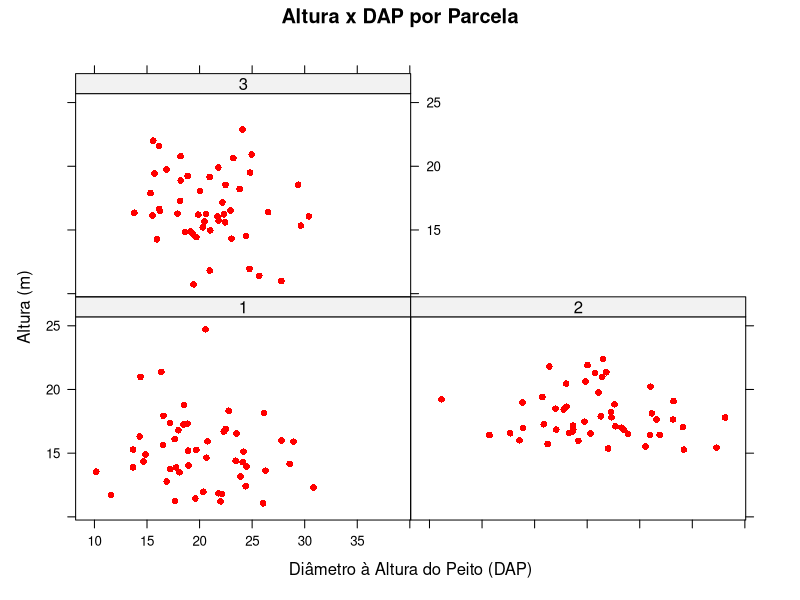
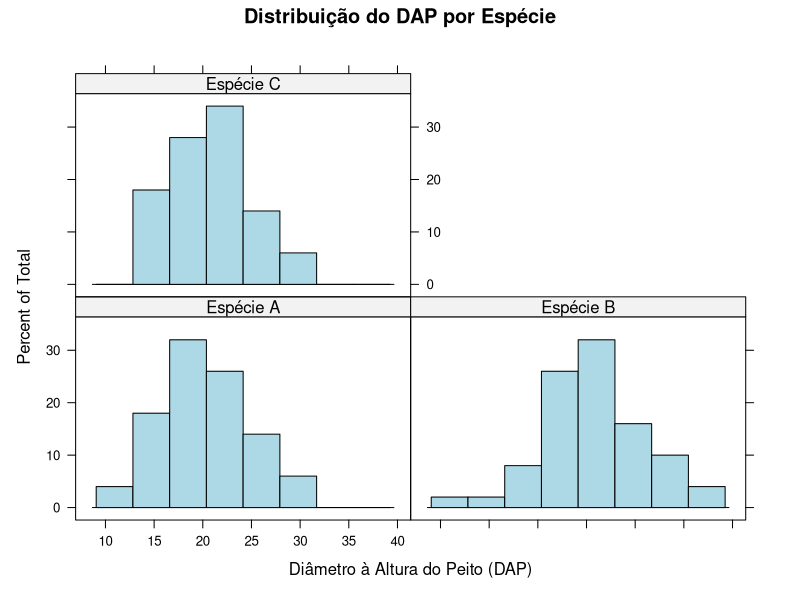
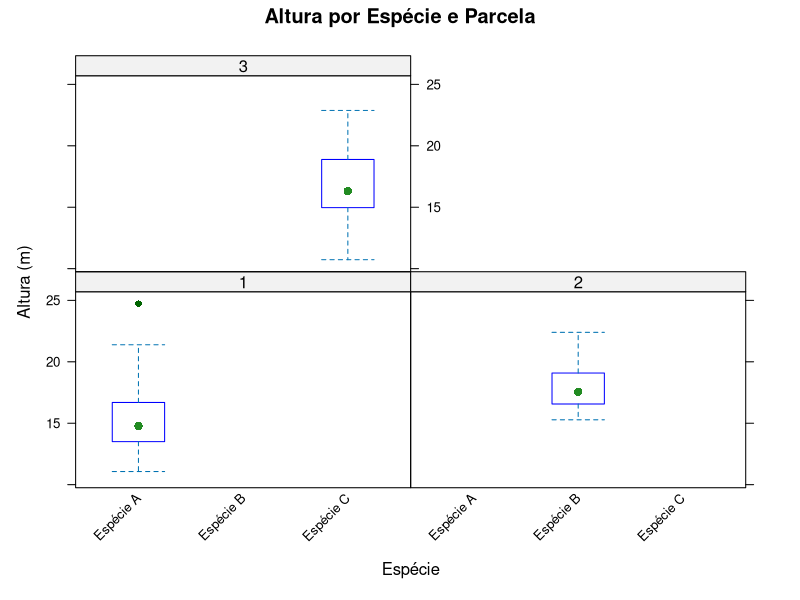

The R script that drew these images, in order: (Note: this script raises an error after producing the figures.)
## ---- chunk 1
library(dplyr)

# Sem pipe
filtered_data <- filter(mtcars, mpg > 20)
selected_data <- select(filtered_data, mpg, cyl, hp)
## ---- chunk 2
library(dplyr)

# Usando pipe
selected_data <- mtcars %>%
  filter(mpg > 20) %>%
  select(mpg, cyl, hp)
## ---- chunk 3
library(kableExtra)

head(selected_data) %>%
  knitr::kable() %>%
  kableExtra::kable_styling(full_width = FALSE, bootstrap_options = c("striped", "hover"))
## ---- chunk 4
# Criando um exemplo de dados florestais
library(dplyr)

dados_florestais <- tibble::tibble(
  parcela = rep(1:5, each = 10),
  especie = sample(c("Cedro", "Ipê", "Jatobá", "Angelim", "Castanheira"), 50, replace = TRUE),
  dap_cm = round(runif(50, 10, 80), 1),  # Diâmetro em cm
  altura_m = round(runif(50, 5, 30), 1),  # Altura em metros
  volume_m3 = dap_cm * altura_m * 0.00007854 # Fórmula fictícia para volume
)

dados_florestais

## ---- chunk 5
# Filtrando árvores com DAP > 50 cm
arvores_grandes <- dados_florestais %>%
  filter(dap_cm > 50)

head(arvores_grandes)

## ---- chunk 6
# Selecionando colunas específicas
dados_selecionados <- dados_florestais %>%
  select(especie, dap_cm, altura_m)

head(dados_selecionados)
## ---- chunk 7
# Adicionando o índice de esbeltez
dados_florestais <- dados_florestais %>%
  mutate(indice_esbeltez = altura_m / dap_cm)

head(dados_florestais)
## ---- chunk 8
# Ordenando por DAP
dados_ordenados <- dados_florestais %>%
  arrange(desc(dap_cm))

head(dados_ordenados)
## ---- chunk 9
# Resumo por espécie
resumo_especies <- dados_florestais %>%
  group_by(especie) %>%
  summarise(
    dap_medio = mean(dap_cm),
    volume_total = sum(volume_m3)
  )

resumo_especies
## ---- chunk 10
# Resumo por espécie com agrupamento
resumo_especies <- dados_florestais %>%
  group_by(especie) %>%
  summarise(dap_medio = mean(dap_cm))

# Adicionando o DAP médio geral
dap_geral <- resumo_especies %>%
  ungroup() %>%
  summarise(dap_medio_geral = mean(dap_medio))

dap_geral

## ---- chunk 11
library(data.table)

# Criação de um data.table
DT <- data.table(
  id = 1:5,
  valor = c(10, 15, 20, 25, 30)
)

## ---- chunk 12
DT[, valor_2 := valor * 2]

print(DT)

## ---- chunk 13
DT[, valor_2 := valor * 3]

print(DT)
## ---- chunk 14
library(lattice)

# Dados simulados
set.seed(123)
dados <- data.frame(
  Parcela = factor(rep(1:3, each = 50)),
  DAP = c(rnorm(50, mean = 20, sd = 5), 
          rnorm(50, mean = 25, sd = 6), 
          rnorm(50, mean = 22, sd = 4)),
  Altura = c(rnorm(50, mean = 15, sd = 3), 
             rnorm(50, mean = 18, sd = 2), 
             rnorm(50, mean = 16, sd = 3))
)

# Gráfico de dispersão por parcela
xyplot(Altura ~ DAP | Parcela, data = dados,
       main = "Altura x DAP por Parcela",
       xlab = "Diâmetro à Altura do Peito (DAP)",
       ylab = "Altura (m)",
       col = "red", pch = 16)

## ---- chunk 15
# Dados simulados
dados$Especie <- factor(rep(c("Espécie A", "Espécie B", "Espécie C"), each = 50))

# Histograma por espécie
histogram(~ DAP | Especie, data = dados,
          main = "Distribuição do DAP por Espécie",
          xlab = "Diâmetro à Altura do Peito (DAP)",
          col = "lightblue", border = "black")

## ---- chunk 16
# Ajustando o boxplot
bwplot(Altura ~ Especie | Parcela, data = dados,
       main = "Altura por Espécie e Parcela",
       xlab = "Espécie", ylab = "Altura (m)",
       col = "forestgreen",
       par.settings = list(box.rectangle = list(col = "blue"),
                           plot.symbol = list(col = "darkgreen", pch = 16)),
       scales = list(x = list(rot = 45))) # Rotação dos rótulos no eixo X


## ---- chunk 17
# Reorganizando os dados para melhor visualização
library(reshape2)
dados_barras <- as.data.frame(contagem)
names(dados_barras) <- c("Especie", "Parcela", "Contagem")

# Gráfico de barras mais visual
barchart(Contagem ~ Especie | Parcela, data = dados_barras,
         main = "Número de Árvores por Espécie e Parcela",
         xlab = "Espécie", ylab = "Número de Árvores",
         col = c("darkgreen", "lightgreen", "brown"),
         auto.key = list(columns = 3), # Legenda com as espécies
         panel = function(x, y, ...) {
           panel.barchart(x, y, ...)
           panel.text(x, y, labels = y, pos = 3, cex = 0.8) # Rótulos numéricos
         },
         scales = list(x = list(rot = 45))) # Rotação dos rótulos no eixo X

## ---- chunk 18
library(lattice)

# Dados simulados
set.seed(123)
dados <- data.frame(
  Parcela = factor(rep(1:3, each = 50)),  # Três parcelas
  DAP = c(rnorm(50, mean = 20, sd = 5), 
          rnorm(50, mean = 25, sd = 4), 
          rnorm(50, mean = 30, sd = 6)),  # Diâmetro
  Altura = c(rnorm(50, mean = 15, sd = 3), 
             rnorm(50, mean = 18, sd = 2), 
             rnorm(50, mean = 20, sd = 4)), # Altura
  Biomassa = c(rnorm(50, mean = 200, sd = 50), 
               rnorm(50, mean = 300, sd = 40), 
               rnorm(50, mean = 400, sd = 60)) # Biomassa
)

# Gráfico 3D condicional
cloud(Biomassa ~ DAP * Altura | Parcela, data = dados,
      main = "Relação 3D: Biomassa, DAP e Altura por Parcela",
      xlab = "Diâmetro (DAP)",
      ylab = "Altura (m)",
      zlab = "Biomassa (kg)",
      screen = list(z = 60, x = -60),  # Ajuste do ângulo de visualização
      col = "forestgreen", 
      pch = 16)  # Pontos no gráfico

## ---- chunk 19
library(lattice)

# Gerando coordenadas x e y (grid regular)
x <- seq(-10, 10, length = 30)  # 30 pontos no eixo X
y <- seq(-10, 10, length = 30)  # 30 pontos no eixo Y

# Gerando altura (z) com base em uma função para criar uma superfície
z <- outer(x, y, function(x, y) x * 2)

# Convertendo para um data frame para usar com cloud()
dados <- expand.grid(x = x, y = y)
dados$z <- as.vector(z)

# Gráfico 3D simulando o terreno
cloud(z ~ x * y, data = dados,
      main = "Terreno Simulado em 3D",
      xlab = "Coordenada X",
      ylab = "Coordenada Y",
      zlab = "Altura (Z)",
      screen = list(z = 60, x = -60),  # Ângulo de visualização
      col = "lightblue",              # Cor dos pontos
      panel.3d.cloud = panel.3dscatter, # Adiciona pontos ao gráfico
      pch = 16)                       # Pontos sólidos

## ---- chunk 20
# Gerando dados simulados com a variável Especie
set.seed(123)
dados <- data.frame(
  Altura = c(rnorm(50, mean = 15, sd = 3), 
             rnorm(50, mean = 18, sd = 2), 
             rnorm(50, mean = 20, sd = 4)),
  Especie = factor(rep(c("Espécie A", "Espécie B", "Espécie C"), each = 50))
)


# Gráfico de densidade
densityplot(~ Altura | Especie, data = dados,
            main = "Densidade da Altura por Espécie",
            xlab = "Altura (m)",
            plot.points = FALSE, # Ocultar pontos individuais
            col = c("blue", "darkgreen", "orange"))

## ---- chunk 21
# Gerando os dados simulados com DAP e Altura
set.seed(123)
dados <- data.frame(
  DAP = c(rnorm(50, mean = 20, sd = 5), 
          rnorm(50, mean = 25, sd = 6), 
          rnorm(50, mean = 30, sd = 4)),
  Altura = c(rnorm(50, mean = 15, sd = 3), 
             rnorm(50, mean = 18, sd = 2), 
             rnorm(50, mean = 20, sd = 4))
)

# Calculando a biomassa
dados$Biomassa <- dados$DAP * dados$Altura * rnorm(150, mean = 0.1, sd = 0.01)

# Gerando o scatterplot matrix (splom)
library(lattice)
splom(~ dados[c("DAP", "Altura", "Biomassa")],
      main = "Matriz de Dispersão",
      col = "darkblue", pch = 16)


## ---- chunk 22
# Dados simulados de crescimento anual
set.seed(123)
anos <- 2000:2020
crescimento <- expand.grid(Ano = anos, Especie = c("Espécie A", "Espécie B", "Espécie C"))
crescimento$Altura <- with(crescimento, ifelse(Especie == "Espécie A", 
                                               rnorm(length(Ano), mean = Ano - 1995, sd = 0.5),
                                               ifelse(Especie == "Espécie B", 
                                                      rnorm(length(Ano), mean = Ano - 1993, sd = 0.7),
                                                      rnorm(length(Ano), mean = Ano - 1990, sd = 0.6))))

# Gráfico de linha com painéis
xyplot(Altura ~ Ano | Especie, data = crescimento,
       type = "o", col = "darkgreen", pch = 16,
       main = "Crescimento por Espécie ao Longo dos Anos",
       xlab = "Ano", ylab = "Altura (m)")
